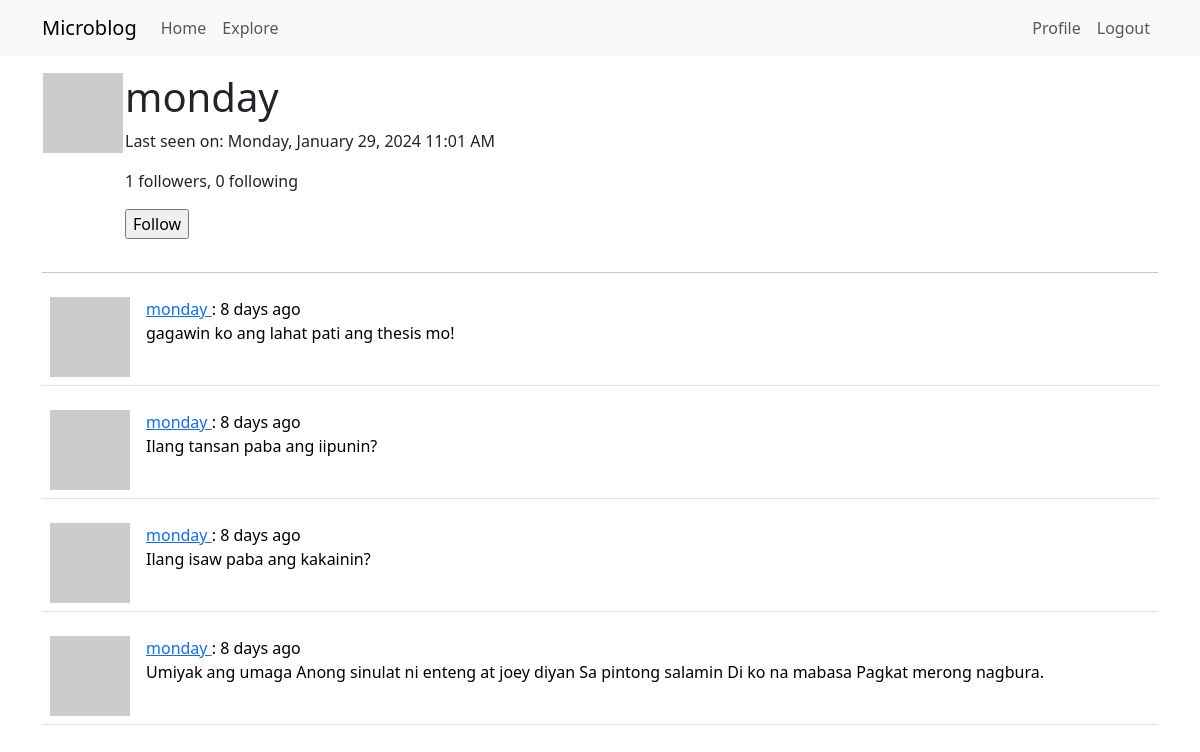
The app's page /user/monday (signed in) with its own data.
### app/models.py (models this page shows, shortened)
class User(UserMixin, db.Model):
    id: so.Mapped[int] = so.mapped_column(primary_key=True)
    username: so.Mapped[str] = so.mapped_column(sa.String(64), index=True, unique=True)
    email: so.Mapped[str] = so.mapped_column(sa.String(120), index=True, unique=True)
    password_hash: so.Mapped[Optional[str]] = so.mapped_column(sa.String(256))
    posts: so.WriteOnlyMapped['Post'] = so.relationship(back_populates='author')
    about_me: so.Mapped[Optional[str]] = so.mapped_column(sa.String(140))
    last_seen: so.Mapped[Optional[datetime]] = so.mapped_column(default=lambda: datetime.now(timezone.utc))
    following: so.WriteOnlyMapped['User'] = so.relationship(secondary=followers, primaryjoin=(followers.c.follower_id == id),
                                                            secondaryjoin=(followers.c.followed_id == id),
                                                            back_populates='followers')
    followers: so.WriteOnlyMapped['User'] = so.relationship(secondary=followers, primaryjoin=(followers.c.followed_id == id),
                                                            secondaryjoin=(followers.c.follower_id == id),
                                                            back_populates='following')
    def avatar(self, size):
        digest = md5(self.email.lower().encode('utf-8')).hexdigest()
        return f'https://www.gravatar.com/avatar/{digest}?d=identicon&s={size}'
    def is_following(self, user):
        query = self.following.select().where(User.id == user.id)
        return db.session.scalar(query) is not None
    def followers_count(self):
        query = sa.select(sa.func.count()).select_from(self.followers.select().subquery())
        return db.session.scalar(query)
    def following_count(self):
        query = sa.select(sa.func.count()).select_from(self.following.select().subquery())
        return db.session.scalar(query)

class Post(db.Model):
    id: so.Mapped[int] = so.mapped_column(primary_key=True)
    body: so.Mapped[str] = so.mapped_column(sa.String(140))
    timestamp: so.Mapped[datetime] = so.mapped_column(index=True, default=lambda: datetime.now(timezone.utc))
    user_id: so.Mapped[int] = so.mapped_column(sa.ForeignKey(User.id), index=True)
    author: so.Mapped[User] = so.relationship(back_populates='posts')
    language: so.Mapped[Optional[str]] = so.mapped_column(sa.String(5))
    @login.user_loader
    def load_user(id):
        return db.session.get(User, int(id))

### app/routes.py (the view)
@app.route('/user/<username>')
@login_required
def user(username):
    user = db.first_or_404(sa.select(User).where(User.username == username))
    page = request.args.get('page', 1, type=int)
    query = user.posts.select().order_by(Post.timestamp.desc())
    posts = db.paginate(query, page=page, per_page=app.config['POSTS_PER_PAGE'], error_out=False)
    next_url = url_for('user', username=user.username, page=posts.next_num)\
        if posts.has_next else None
    prev_url = url_for('user', username=user.username, page=posts.prev_num)\
        if posts.has_prev else None
    form = EmptyForm()
    return render_template('user.html', user=user, posts=posts.items, next_url=next_url, prev_url=prev_url, form=form)

### app/forms.py
class EmptyForm(FlaskForm):
    submit = SubmitField('Submit')

### app/__init__.py (called while the page is built)
def get_locale():
    return request.accept_languages.best_match(app.config['LANGUAGES'])

### app/routes.py (called while the page is built)
@app.before_request
def before_request():
    if current_user.is_authenticated:
        current_user.last_seen = datetime.now(timezone.utc)
        db.session.commit()

@app.before_request
def before_request():
    g.locale = str(get_locale())

### app/templates/user.html (shortened to what this page needs)
{% extends "base.html" %}
{% block content %}
    <table>
        <tr valign="top">
            <td><img src="{{ user.avatar(128) }}"></td>
            <td>
                <h1>{{ user.username }}</h1>
                {% if user.last_seen %}<p>Last seen on: {{ moment(user.last_seen).format('LLLL') }}</p>{% endif %}
                <p>{{ user.followers_count() }} followers, {{ user.following_count() }} following</p>
                {% if user == current_user %}
                <p><a href="{{ url_for('edit_profile') }}">Edit profile</a></p>
                {% elif not current_user.is_following(user) %}
                <p>
                    <form action="{{ url_for('follow', username=user.username) }}" method="post">
                        {{ form.submit(value='Follow') }}
                    </form>
                </p>
                {% endif %}
            </td>
        </tr>
    </table>
    <hr>
    {% for post in posts %}
        {% include '_post.html' %}
    {% endfor %}
{% endblock %}

### app/templates/base.html (shortened to what this page needs)
<!DOCTYPE html>
<html lang="en">
    <head>
        <link
            href="https://cdn.jsdelivr.net/npm/bootstrap@5.3.2/dist/css/bootstrap.min.css"
            rel="stylesheet"
>
    </head>
    <body>
        <nav class="navbar navbar-expand-lg bg-body-tertiary">
        <div class="container">
            <a class="navbar-brand" href="{{ url_for('index') }}">Microblog</a>
            <div class="collapse navbar-collapse" id="navbarSupportedContent">
                <ul class="navbar-nav me-auto mb-2 mb-lg-0">
                    <li class="nav-item">
                        <a class="nav-link" aria-current="page" href="{{ url_for('index' )}}">{{ ('Home') }}</a>
                    </li>
                    <li class="nav-item">
                        <a class="nav-link" aria-current="page" href="{{ url_for('explore' )}}">{{ ('Explore') }}</a>
                    </li>
                </ul>
                <ul class="navbar-nav mb-2 mb-lg-0">
                    {% if current_user.is_anonymous %}
                    <li class="nav-item">
                        <a class="nav-link" aria-current="page" href="{{ url_for('login') }}">{{ ('Login') }}</a>
                    </li>
                    {% else %}
                    <li class="nav-item">
                        <a class="nav-link" aria-current="page" href="{{ url_for('user', username=current_user.username) }}">{{ ('Profile') }}</a>
                    </li>
                    <li class="nav-item">
                        <a class="nav-link" aria-current="page" href="{{ url_for('logout') }}">{{ ('Logout') }}</a>
                    </li>
                    {% endif %}
                </ul>
            </div>
        </div>
        </nav>
        <div class="container mt-3">
            {% block content %}{% endblock %}
        </div>
    </body>
</html>

### app/templates/_post.html (shortened to what this page needs)
<table class="table table-hover">
    <tr>
        <td width="50px">
            <a href="{{ url_for('user', username=post.author.username) }}">
                <img src="{{ post.author.avatar(50) }}" />
            </a>
        </td>
        <td>
            <a href="{{ url_for('user', username=post.author.username) }}">
                {{ post.author.username }}
            </a>
            :   {{ moment(post.timestamp).fromNow() }}
            <br>
            <span id="post{{ post.id }}">{{ post.body }}</span>
            <br>
        </td>
    </tr>
</table>

### records on screen
User: username "monday", last_seen "Monday, January 29, 2024 11:01 AM"
Post: author.username "monday", timestamp "8 days ago", body "gagawin ko ang lahat pati ang thesis mo!"
Post: author.username "monday", timestamp "8 days ago", body "Ilang tansan paba ang iipunin?"
Post: author.username "monday", timestamp "8 days ago", body "Ilang isaw paba ang kakainin?"
Post: author.username "monday", timestamp "8 days ago", body "Umiyak ang umaga Anong sinulat ni enteng at joey diyan Sa pintong salamin Di ko na mabasa Pagkat merong nagbura."

### other values on screen
{{ ('Home') }} "Home"
{{ ('Explore') }} "Explore"
{{ ('Profile') }} "Profile"
{{ ('Logout') }} "Logout"
{{ user.followers_count() }} "1"
{{ user.following_count() }} "0"
